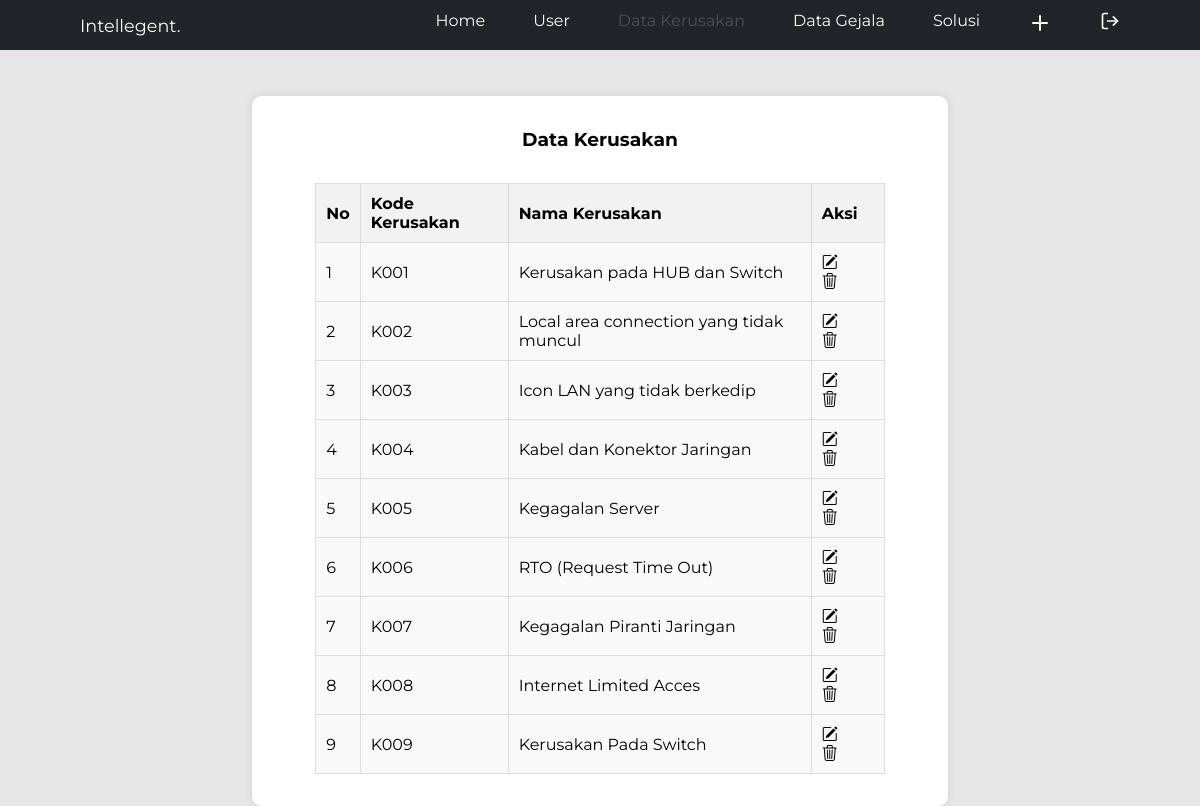
The page /dataKerusakan.php on the database its author committed.
### tables this page shows
CREATE TABLE `kerusakan` (
  `kodeKerusakan` varchar(500) NOT NULL,
  `namaKerusakan` varchar(500) NOT NULL
);

### function.php (called while the page is built, shortened)
<?php
$conn = mysqli_connect("localhost", "root", "", "analisaLan");
function query($query){
    global $conn;
    $result = mysqli_query($conn, $query);
    $rows = [];
    while ( $row = mysqli_fetch_assoc($result) ) {
        $rows [] = $row;
    }
    return $rows;
}
?>

### dataKerusakan.php (the view, shortened to what this page needs)
<?php
require 'function.php';
$sql= "SELECT * FROM kerusakan";
$result = query($sql);
?>
<!DOCTYPE html>
<html lang="en">
<head>
    <link rel="stylesheet" href="css/dataKerusakan.css">
    <link href="https://cdn.jsdelivr.net/npm/bootstrap-icons/font/bootstrap-icons.css" rel="stylesheet">
</head>
<body>
    <?php
    $current_page = basename($_SERVER['PHP_SELF']);
    $is_home_page = ($current_page == 'dataKerusakan.php');
    ?>
    <nav class="navbar">
        <div class="container">
            <div class="navbar-brand">
                Intellegent.
            </div>
            <div class="navbar-nav">
                <a href="home.php">Home</a>
                <a href="dataUser.php">User</a>
                <a href="#table" class="nav-link <?php if ($is_home_page) echo 'disabled'; ?>">Data Kerusakan</a>
                <a href="dataGejala.php">Data Gejala</a>
                <a href="solusi.php">Solusi</a>
                <a href="insertKerusakan.php" title="ADD DATA">
                    <i data-feather="plus"></i>
                </a>
                <a href="login.php" onclick="return confirm('Want to logout?');">
                    <i data-feather="log-out" width="20" height="20"></i>
                </a>
            </div>
        </div>
    </nav>
    <div class="table" id="table">
        <h3>Data Kerusakan</h3>
        <div class="table-content">
            <table border="1" cellpadding="10" cellspacing="0" style="width:90%";>
                <thead>
                    <tr>
                        <th>No</th>
                        <th>Kode Kerusakan</th>
                        <th>Nama Kerusakan</th>
                        <th>Aksi</th>
                    </tr>
                </thead>
                <?php if(count($result) > 0 ) : ?>
                    <?php $i = 1; ?>
                    <?php foreach( $result as $data ) : ?>
                        <tbody>
                            <tr>
                                <td align="center"><?= $i; ?></td>
                                <td><?= $data["kodeKerusakan"]; ?></td>
                                <td><?= $data["namaKerusakan"]; ?></td>
                                <td class="btn">
                                    <a href="update.php?kodeKerusakan=<?= $data["kodeKerusakan"]; ?>">
                                        <i class="bi bi-pencil-square"></i>
                                    </a>
                                    <a href="function.php?action=delete&kodeKerusakan=<?= $data["kodeKerusakan"]; ?>" onclick="return confirm('Yakin Ingin Menghapus?');">
                                        <i class="bi bi-trash3"></i>
                                    </a>
                                </td>
                            </tr>
                        </tbody>
                        <?php $i++; ?>
                    <?php endforeach; ?>
                <?php else: ?>
                    <tr>
                        <td colspan='5'>Tidak ada data</td>
                    </tr>
                <?php endif; ?>
            </table>
        </div>
    </div>
</body>
</html>

### css/dataKerusakan.css (style rules this page uses)
* { margin: 0; padding: 0; outline: none; text-decoration: none; box-sizing: border-box; }
body { display: flex; flex-direction: column; align-items: center; font-family: 'Montserrat', 'Times New Roman'; background: #e7e7e7; color: rgb(0, 0, 0); height: 100vh; }
.navbar { position: fixed; top: 0; height: 50px; z-index: 9999; width: 100%; }
.navbar .container { background-color: rgb(33, 37, 41); height: 50px; width: 100%; display: flex; justify-content: space-between; align-items: center; padding: 0 1rem; }
.navbar .container .navbar-brand { color: #fafafa; font-size: 1.1rem; margin-left: 4rem; margin-right: auto; }
.navbar .container .navbar-nav { display: flex; justify-content: flex-end; width: 100%; padding-right: 4rem; }
.navbar .container .navbar-nav a { margin-left: 3rem; color: #fafafa; transition: .2s; }
.nav-link.disabled { pointer-events: none; opacity: 0.2; color: gray; }
.table { display: flex; flex-direction: column; justify-content: center; background-color: #ffffff; max-width: 90vw; margin-top: 6rem; padding: 2rem; border-radius: 10px; box-shadow: 0 0 10px rgba(0, 0, 0, 0.1); }
.table h3 { margin-bottom: 2rem; text-align: center; }
.table-content { display: flex; justify-content: center; overflow-x: auto; width: 100%; }
.table-content table { width: 100%; background-color: #f9f9f9; border-collapse: collapse; }
.table-content table th, .table-content table td { border: 1px solid #dddddd; padding: 10px; text-align: left; }
.table-content table th { background-color: #f2f2f2; }
.table-content table tr td a { color: #000; margin-right: 10px; }

### rows shown on the page
kerusakan: kodeKerusakan "K001", namaKerusakan "Kerusakan pada HUB dan Switch"
kerusakan: kodeKerusakan "K002", namaKerusakan "Local area connection yang tidak muncul"
kerusakan: kodeKerusakan "K003", namaKerusakan "Icon LAN yang tidak berkedip"
kerusakan: kodeKerusakan "K004", namaKerusakan "Kabel dan Konektor Jaringan"
kerusakan: kodeKerusakan "K005", namaKerusakan "Kegagalan Server"
kerusakan: kodeKerusakan "K006", namaKerusakan "RTO (Request Time Out)"
kerusakan: kodeKerusakan "K007", namaKerusakan "Kegagalan Piranti Jaringan"
kerusakan: kodeKerusakan "K008", namaKerusakan "Internet Limited Acces"
kerusakan: kodeKerusakan "K009", namaKerusakan "Kerusakan Pada Switch"
